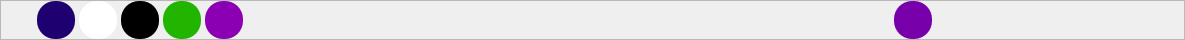
        <widget class="QFrame" name="frame_superior">
         <property name="minimumSize">
          <size>
           <width>0</width>
           <height>40</height>
          </size>
         </property>
         <property name="maximumSize">
          <size>
           <width>16777215</width>
           <height>40</height>
          </size>
         </property>
         <property name="styleSheet">
          <string notr="true">QPushButton{
border-radius:18px;
}

QPushButton:hover{
	background-color: rgb(0, 0, 0);
}
</string>
         </property>
         <property name="frameShape">
          <enum>QFrame::StyledPanel</enum>
         </property>
         <property name="frameShadow">
          <enum>QFrame::Raised</enum>
         </property>
         <layout class="QHBoxLayout" name="horizontalLayout_3">
          <property name="spacing">
           <number>4</number>
          </property>
          <property name="leftMargin">
           <number>0</number>
          </property>
          <property name="topMargin">
           <number>0</number>
          </property>
          <property name="rightMargin">
           <number>0</number>
          </property>
          <property name="bottomMargin">
           <number>0</number>
          </property>
          <item>
           <widget class="QPushButton" name="btn_icon">
            <property name="text">
             <string/>
            </property>
            <property name="iconSize">
             <size>
              <width>40</width>
              <height>40</height>
             </size>
            </property>
           </widget>
          </item>
          <item>
           <widget class="QPushButton" name="btn_theme0">
            <property name="minimumSize">
             <size>
              <width>38</width>
              <height>38</height>
             </size>
            </property>
            <property name="cursor">
             <cursorShape>PointingHandCursor</cursorShape>
            </property>
            <property name="styleSheet">
             <string notr="true">background-color:#1E0070;</string>
            </property>
            <property name="text">
             <string/>
            </property>
           </widget>
          </item>
          <item>
           <widget class="QPushButton" name="btn_theme1">
            <property name="minimumSize">
             <size>
              <width>38</width>
              <height>38</height>
             </size>
            </property>
            <property name="cursor">
             <cursorShape>PointingHandCursor</cursorShape>
            </property>
            <property name="styleSheet">
             <string notr="true">background-color: rgb(255, 255, 255);</string>
            </property>
            <property name="text">
             <string/>
            </property>
           </widget>
          </item>
          <item>
           <widget class="QPushButton" name="btn_theme2">
            <property name="minimumSize">
             <size>
              <width>38</width>
              <height>38</height>
             </size>
            </property>
            <property name="cursor">
             <cursorShape>PointingHandCursor</cursorShape>
            </property>
            <property name="styleSheet">
             <string notr="true">background-color: rgb(0, 0, 0);</string>
            </property>
            <property name="text">
             <string/>
            </property>
           </widget>
          </item>
          <item>
           <widget class="QPushButton" name="btn_theme3">
            <property name="minimumSize">
             <size>
              <width>38</width>
              <height>38</height>
             </size>
            </property>
            <property name="cursor">
             <cursorShape>PointingHandCursor</cursorShape>
            </property>
            <property name="styleSheet">
             <string notr="true">background-color: rgb(33, 181, 0);</string>
            </property>
            <property name="text">
             <string/>
            </property>
           </widget>
          </item>
          <item>
           <widget class="QPushButton" name="btn_theme4">
            <property name="minimumSize">
             <size>
              <width>38</width>
              <height>38</height>
             </size>
            </property>
            <property name="cursor">
             <cursorShape>PointingHandCursor</cursorShape>
            </property>
            <property name="styleSheet">
             <string notr="true">background-color: rgb(140, 0, 179);</string>
            </property>
            <property name="text">
             <string/>
            </property>
           </widget>
          </item>
          <item>
           <widget class="QLabel" name="label_id_session">
            <property name="minimumSize">
             <size>
              <width>200</width>
              <height>1</height>
             </size>
            </property>
            <property name="styleSheet">
             <string notr="true">color: rgb(255, 255, 255);
font: 20pt &quot;MS Shell Dlg 2&quot;;</string>
            </property>
            <property name="text">
             <string/>
            </property>
           </widget>
          </item>
          <item>
           <spacer name="separador">
            <property name="orientation">
             <enum>Qt::Horizontal</enum>
            </property>
            <property name="sizeHint" stdset="0">
             <size>
              <width>443</width>
              <height>20</height>
             </size>
            </property>
           </spacer>
          </item>
          <item>
           <widget class="QPushButton" name="imagelabelprofile">
            <property name="minimumSize">
             <size>
              <width>38</width>
              <height>38</height>
             </size>
            </property>
            <property name="maximumSize">
             <size>
              <width>38</width>
              <height>38</height>
             </size>
            </property>
            <property name="cursor">
             <cursorShape>ArrowCursor</cursorShape>
            </property>
            <property name="styleSheet">
             <string notr="true">QPushButton{
border-radius:18px;
	
	background-color: #7800ab;
}

</string>
            </property>
            <property name="text">
             <string/>
            </property>
            <property name="icon">
             <iconset>
              <normaloff>../../../../../../../.designer/backup/image/x.svg</normaloff>../../../../../../../.designer/backup/image/x.svg</iconset>
            </property>
            <property name="iconSize">
             <size>
              <width>38</width>
              <height>38</height>
             </size>
            </property>
           </widget>
          </item>
          <item>
           <widget class="QPushButton" name="btn_profile">
            <property name="minimumSize">
             <size>
              <width>38</width>
              <height>38</height>
             </size>
            </property>
            <property name="maximumSize">
             <size>
              <width>38</width>
              <height>38</height>
             </size>
            </property>
            <property name="cursor">
             <cursorShape>PointingHandCursor</cursorShape>
            </property>
            <property name="text">
             <string/>
            </property>
           </widget>
          </item>
          <item>
           <widget class="QPushButton" name="bt_exit_session">
            <property name="minimumSize">
             <size>
              <width>38</width>
              <height>38</height>
             </size>
            </property>
            <property name="maximumSize">
             <size>
              <width>38</width>
              <height>38</height>
             </size>
            </property>
            <property name="cursor">
             <cursorShape>PointingHandCursor</cursorShape>
            </property>
            <property name="text">
             <string/>
            </property>
            <property name="icon">
             <iconset>
              <normaloff>../../../../../../../.designer/backup/image/x.svg</normaloff>../../../../../../../.designer/backup/image/x.svg</iconset>
            </property>
            <property name="iconSize">
             <size>
              <width>38</width>
              <height>38</height>
             </size>
            </property>
           </widget>
          </item>
          <item>
           <widget class="QPushButton" name="bt_minimizar">
            <property name="minimumSize">
             <size>
              <width>38</width>
              <height>38</height>
             </size>
            </property>
            <property name="maximumSize">
             <size>
              <width>38</width>
              <height>38</height>
             </size>
            </property>
            <property name="cursor">
             <cursorShape>PointingHandCursor</cursorShape>
            </property>
            <property name="text">
             <string/>
            </property>
            <property name="icon">
             <iconset>
              <normaloff>../../../../../../../.designer/backup/image/minus.svg</normaloff>../../../../../../../.designer/backup/image/minus.svg</iconset>
            </property>
            <property name="iconSize">
             <size>
              <width>38</width>
              <height>38</height>
             </size>
            </property>
           </widget>
          </item>
          <item>
           <widget class="QPushButton" name="bt_maximizar">
            <property name="minimumSize">
             <size>
              <width>38</width>
              <height>38</height>
             </size>
            </property>
            <property name="maximumSize">
             <size>
              <width>38</width>
              <height>38</height>
             </size>
            </property>
            <property name="cursor">
             <cursorShape>PointingHandCursor</cursorShape>
            </property>
            <property name="text">
             <string/>
            </property>
            <property name="icon">
             <iconset>
              <normaloff>../../../../../../../.designer/backup/image/chevron-up.svg</normaloff>../../../../../../../.designer/backup/image/chevron-up.svg</iconset>
            </property>
            <property name="iconSize">
             <size>
              <width>38</width>
              <height>38</height>
             </size>
            </property>
           </widget>
          </item>
          <item>
           <widget class="QPushButton" name="bt_restaurar">
            <property name="minimumSize">
             <size>
              <width>38</width>
              <height>38</height>
             </size>
            </property>
            <property name="maximumSize">
             <size>
              <width>38</width>
              <height>38</height>
             </size>
            </property>
            <property name="cursor">
             <cursorShape>PointingHandCursor</cursorShape>
            </property>
            <property name="text">
             <string/>
            </property>
            <property name="icon">
             <iconset>
              <normaloff>../../../../../../../.designer/backup/image/chevron-down.svg</normaloff>../../../../../../../.designer/backup/image/chevron-down.svg</iconset>
            </property>
            <property name="iconSize">
             <size>
              <width>38</width>
              <height>38</height>
             </size>
            </property>
           </widget>
          </item>
          <item>
           <widget class="QPushButton" name="bt_cerrar">
            <property name="minimumSize">
             <size>
              <width>38</width>
              <height>38</height>
             </size>
            </property>
            <property name="maximumSize">
             <size>
              <width>38</width>
              <height>38</height>
             </size>
            </property>
            <property name="cursor">
             <cursorShape>PointingHandCursor</cursorShape>
            </property>
            <property name="text">
             <string/>
            </property>
            <property name="icon">
             <iconset>
              <normaloff>../../../../../../../.designer/backup/image/x.svg</normaloff>../../../../../../../.designer/backup/image/x.svg</iconset>
            </property>
            <property name="iconSize">
             <size>
              <width>38</width>
              <height>38</height>
             </size>
            </property>
           </widget>
          </item>
         </layout>
        </widget>
